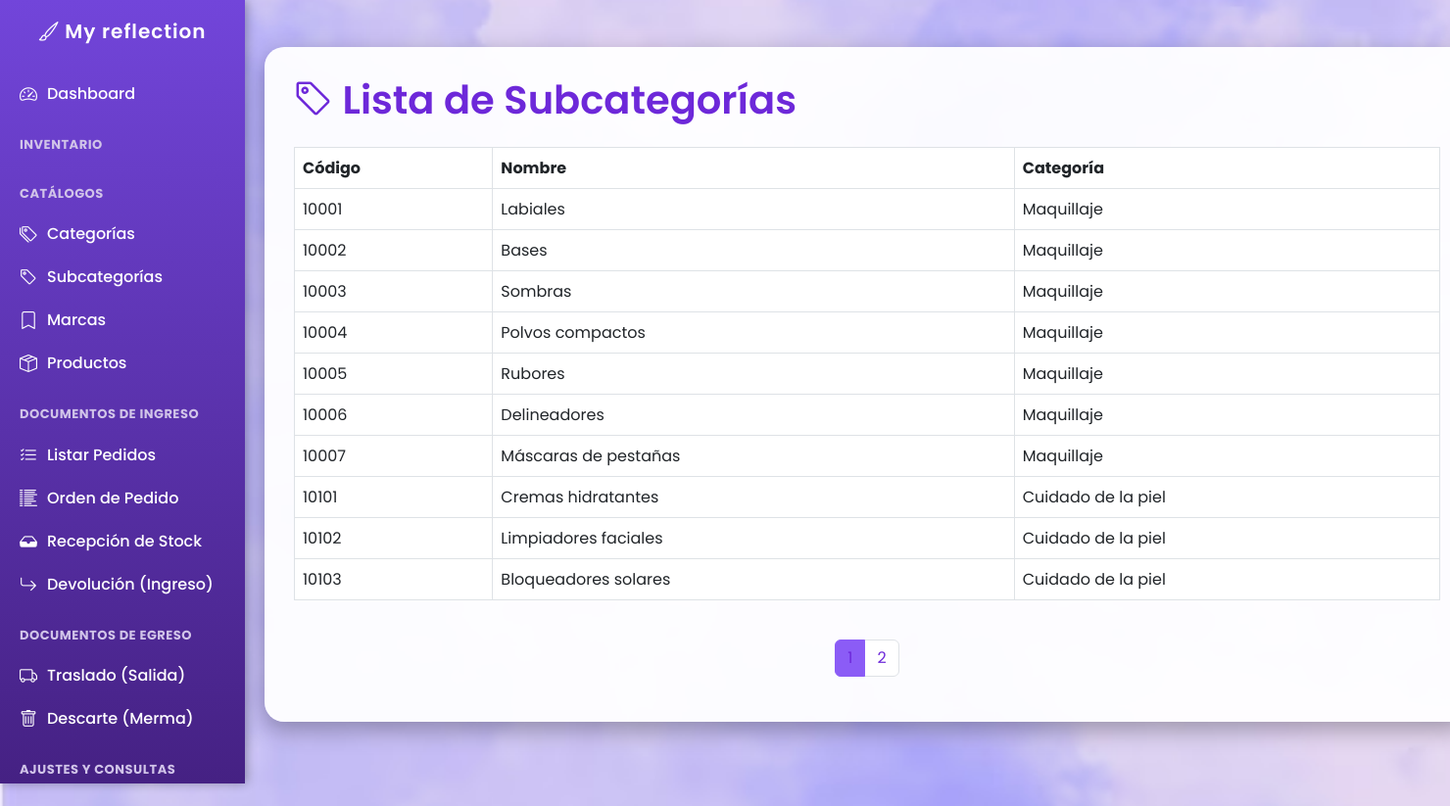
Page /TPWEB/ProyectoInventario/index.php?c=subcategoria&a=listar (signed in) on the committed database.
### tables this page shows
CREATE TABLE Subcategoria (
    idSubcategoria INT AUTO_INCREMENT PRIMARY KEY,
    codigo INT NOT NULL,
    nombre VARCHAR(100) NOT NULL,
    idCategoria INT NOT NULL,
    fechaCreacion DATETIME DEFAULT CURRENT_TIMESTAMP,
    fechaModificacion DATETIME NULL,
    usuarioCreacion VARCHAR(100),
    usuarioModificacion VARCHAR(100),
    esDesactivado TINYINT DEFAULT 0,
    FOREIGN KEY (idCategoria)
        REFERENCES Categoria (idCategoria)
);

CREATE TABLE Categoria (
    idCategoria INT AUTO_INCREMENT PRIMARY KEY,
    codigo INT NOT NULL,
    nombre VARCHAR(100) NOT NULL,
    fechaCreacion DATETIME DEFAULT CURRENT_TIMESTAMP,
    fechaModificacion DATETIME NULL,
    usuarioCreacion VARCHAR(100),
    usuarioModificacion VARCHAR(100),
    esDesactivado TINYINT DEFAULT 0
);

### config/Conexion.php (called while the page is built)
<?php
class Database {
    private $host = "localhost";
    private $dbname = "SistemaInventario";
    private $user = "root";
    private $pass = "123456";
    public function getConnection() {
        try {
            $conn = new PDO("mysql:host=$this->host;dbname=$this->dbname",
                $this->user, $this->pass);
            $conn->setAttribute(PDO::ATTR_ERRMODE, PDO::ERRMODE_EXCEPTION);
            return $conn;
        } catch (PDOException $e) {
            die("Error de conexión: " . $e->getMessage());
        }
    }
}

### controller/SubcategoriaController.php (called while the page is built, shortened)
<?php
require_once __DIR__ . '/../model/Subcategoria.php';
class SubcategoriaController {
    private $model;
    public function __construct() {
        $this->model = new Subcategoria();
    }
    public function listar() {
        $termino = $_GET['q'] ?? '';
        $paginaActual = isset($_GET['pagina']) ? (int)$_GET['pagina'] : 1;
        $porPagina = 10;
        $offset = ($paginaActual - 1) * $porPagina;
        $subcategorias = $this->model->listar($termino, $porPagina, $offset);
        $total = $this->model->contar($termino);
        $totalPaginas = ceil($total / $porPagina);
        require_once __DIR__ . '/../view/subcategoria/listar.php';
    }
}

### model/Subcategoria.php (called while the page is built, shortened)
<?php
require_once __DIR__ . '/../config/Conexion.php';
class Subcategoria {
    private $pdo;
    public function __construct() {
        $db = new Database();
        $this->pdo = $db->getConnection();
    }
    public function listar($terminoBusqueda = '', $limit = 10, $offset = 0) {
        try {
            $sql = "CALL sp_listar_subcategorias_paginado(?, ?, ?)";
            $stm = $this->pdo->prepare($sql);
            $stm->execute([$terminoBusqueda, $limit, $offset]);
            return $stm->fetchAll(PDO::FETCH_OBJ);
        } catch (Exception $e) {
            die($e->getMessage());
        }
    }
    public function contar($terminoBusqueda = '') {
        try {
            $sql = "CALL sp_contar_subcategorias(?)";
            $stm = $this->pdo->prepare($sql);
            $stm->execute([$terminoBusqueda]);
            return $stm->fetchColumn();
        } catch (Exception $e) {
            die($e->getMessage());
        }
    }
}

### view/subcategoria/listar.php (the view, shortened to what this page needs)
<?php
include(__DIR__ . '/../BarraMenu.php');
?>
<!DOCTYPE html>
<html lang="es">
<head>
    <link href="https://cdn.jsdelivr.net/npm/bootstrap@5.3.0/dist/css/bootstrap.min.css" rel="stylesheet">
    <link href="https://cdn.jsdelivr.net/npm/bootstrap-icons/font/bootstrap-icons.css" rel="stylesheet">
</head>
<body>
    <div class="content container mt-5">
        <h1 class="mb-4"><i class="bi bi-tag"></i> Lista de Subcategorías</h1>
        <div class="table-responsive">
            <table class="table table-bordered table-hover align-middle">
                <thead>
                    <tr>
                        <th>Código</th>
                        <th>Nombre</th>
                        <th>Categoría</th>
                    </tr>
                </thead>
                <tbody>
                    <?php if(!empty($subcategorias)): ?>
                        <?php foreach($subcategorias as $sc): ?>
                            <tr>
                                <td><?= htmlspecialchars($sc->codigo) ?></td>
                                <td><?= htmlspecialchars($sc->nombre) ?></td>
                                <td><?= htmlspecialchars($sc->categoria) ?></td>
                            </tr>
                        <?php endforeach; ?>
                    <?php endif; ?>
                </tbody>
            </table>
        </div>
        <nav aria-label="Paginación" class="mt-4">
            <ul class="pagination justify-content-center">
                <?php for ($i = 1; $i <= $totalPaginas; $i++): ?>
                    <li class="page-item <?= ($i == ($paginaActual ?? 1)) ? 'active' : '' ?>">
                        <a class="page-link"
                           href="index.php?c=subcategoria&a=listar&pagina=<?= $i ?><?= htmlspecialchars($termino ? '&q=' . $termino : '') ?>">
                            <?= $i ?>
                        </a>
                    </li>
                <?php endfor; ?>
            </ul>
        </nav>
    </div>
</body>
</html>

### Index.php (shortened to what this page needs)
<?php
require_once __DIR__ . '/model/Subcategoria.php';
if (isset($_GET['c'])) {
    $controllerName = ucfirst($_GET['c']) . 'Controller';
    $actionName = isset($_GET['a']) ? $_GET['a'] : 'index';
    $controllerFile = __DIR__ . '/controller/' . $controllerName . '.php';
    if (file_exists($controllerFile)) {
        $controller = new $controllerName();
        if (isset($_GET['id']) && method_exists($controller, $actionName)) {
            $controller->$actionName($_GET['id']);
        } else if (method_exists($controller, $actionName)) {
            $controller->$actionName();
        } else {
            echo "Error 404: Acción '$actionName' no encontrada.";
        }
    } else {
        echo "Error 404: Controlador '$controllerName' no encontrado.";
    }
}

### view/BarraMenu.php (shortened to what this page needs)
<?php
$base_url = "http://localhost/TPWEB/ProyectoInventario/";
?>
<link href="https://cdn.jsdelivr.net/npm/bootstrap@5.3.0/dist/css/bootstrap.min.css" rel-stylesheet">
<link href="https://cdn.jsdelivr.net/npm/bootstrap-icons/font/bootstrap-icons.css" rel="stylesheet">
<div class="sidebar">
    <h4><i class="bi bi-brush"></i> My reflection</h4>
    <a href="<?= $base_url ?>index.php?c=dashboard&a=index"><i class="bi bi-speedometer2"></i> Dashboard</a>
    <div class="subtitle">Inventario</div>
    <div class="subtitle">Catálogos</div>
    <a href="<?= $base_url ?>index.php?c=categoria&a=listar"><i class="bi bi-tags"></i> Categorías</a>
    <a href="<?= $base_url ?>index.php?c=subcategoria&a=listar"><i class="bi bi-tag"></i> Subcategorías</a>
    <a href="<?= $base_url ?>index.php?c=marca&a=listar"><i class="bi bi-bookmark"></i> Marcas</a>
    <a href="<?= $base_url ?>index.php?c=producto&a=listar"><i class="bi bi-box-seam"></i> Productos</a>
    <div class="subtitle">Documentos de Ingreso</div>
    <a href="<?= $base_url ?>index.php?c=pedido&a=listar"><i class="bi bi-list-check"></i> Listar Pedidos</a>
    <a href="<?= $base_url ?>index.php?c=pedido&a=form"><i class="bi bi-list-columns-reverse"></i> Orden de Pedido</a>
    <a href="<?= $base_url ?>index.php?c=recepcion&a=form"><i class="bi bi-inbox-fill"></i> Recepción de Stock</a>
    <a href="<?= $base_url ?>index.php?c=devolucion&a=form"><i class="bi bi-arrow-return-right"></i> Devolución (Ingreso)</a>
    <div class="subtitle">Documentos de Egreso</div>
    <a href="<?= $base_url ?>index.php?c=traslado&a=form"><i class="bi bi-truck"></i> Traslado (Salida)</a>
    <a href="<?= $base_url ?>index.php?c=descarte&a=form"><i class="bi bi-trash"></i> Descarte (Merma)</a>
    <div class="subtitle">Ajustes y Consultas</div>
</div>

### view/BarraMenu.php (style rules this page uses)
body { font-family: 'Poppins', sans-serif; margin: 0; padding: 0; }
.sidebar { position: fixed; top: 0; left: 0; height: 100%; width: 250px; background: linear-gradient(180deg, #7245daff, #452183ff); color: white; padding-top: 20px; display: flex; flex-direction: column; box-shadow: 2px 0 10px rgba(0,0,0,0.3); max-height: 100vh; overflow-y: auto; }
.sidebar h4 { text-align: center; font-weight: 600; margin-bottom: 30px; font-size: 20px; letter-spacing: 1px; }
.sidebar a { display: flex; align-items: center; padding: 10px 20px; color: white; text-decoration: none; transition: 0.3s; font-weight: 500; }
.sidebar a i { margin-right: 10px; font-size: 18px; }
.sidebar .subtitle { margin: 20px 0 10px 20px; font-size: 13px; font-weight: bold; text-transform: uppercase; color: #d1c4e9; letter-spacing: 0.5px; }
.content { margin-left: 250px; padding: 20px; }

### view/subcategoria/listar.php (style rules this page uses)
body { font-family: 'Poppins', sans-serif; background: url("view/imagenes/Fondo2.png") no-repeat center center fixed; background-size: cover; min-height: 100vh; }
.content { margin-left: 270px; margin-top: 10px; max-width: 1230px; background: rgba(255, 255, 255, 0.95); border-radius: 20px; padding: 30px; box-shadow: 0 8px 25px rgba(0,0,0,0.3); }
h1 { font-weight: 600; color: #6d28d9; }
table thead { background: #6d28d9 !important; color: #fff; }
.pagination .page-link { color: #6d28d9; }
.pagination .active .page-link { background-color: #8b5cf6; border-color: #8b5cf6; }

### rows in the picture
subcategoria: codigo "10001", nombre "Labiales", idCategoria.nombre "Maquillaje"
subcategoria: codigo "10002", nombre "Bases", idCategoria.nombre "Maquillaje"
subcategoria: codigo "10003", nombre "Sombras", idCategoria.nombre "Maquillaje"
subcategoria: codigo "10004", nombre "Polvos compactos", idCategoria.nombre "Maquillaje"
subcategoria: codigo "10005", nombre "Rubores", idCategoria.nombre "Maquillaje"
subcategoria: codigo "10006", nombre "Delineadores", idCategoria.nombre "Maquillaje"
subcategoria: codigo "10007", nombre "Máscaras de pestañas", idCategoria.nombre "Maquillaje"
subcategoria: codigo "10101", nombre "Cremas hidratantes", idCategoria.nombre "Cuidado de la piel"
subcategoria: codigo "10102", nombre "Limpiadores faciales", idCategoria.nombre "Cuidado de la piel"
subcategoria: codigo "10103", nombre "Bloqueadores solares", idCategoria.nombre "Cuidado de la piel"
